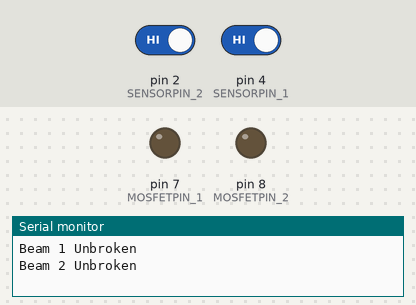
This sketch was run on a simulated Arduino Uno, built with avr-gcc and run on an emulated ATmega328P. Shown: output pins drawn as LEDs (lit = HIGH), the last lines printed to the serial monitor. Inputs (shaded band) come from the test bench; at power-on: pin 2 (SENSORPIN_2) HIGH, pin 4 (SENSORPIN_1) HIGH.

Above: at 1.2 s.
1.3 s: pin 2 (SENSORPIN_2) driven LOW
At 1.9 s:
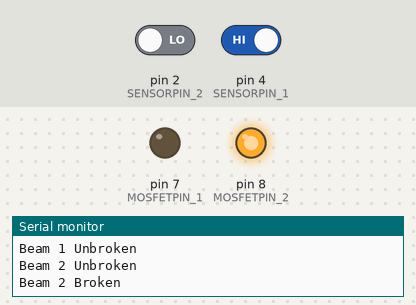
2.8 s: pin 4 (SENSORPIN_1) driven LOW
At 4.0 s:
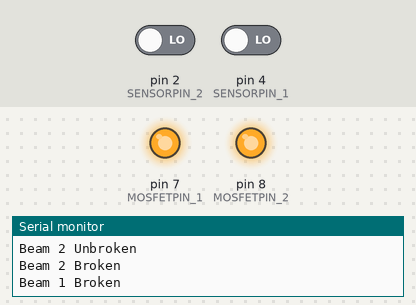
4.3 s: pin 2 (SENSORPIN_2) driven HIGH
At 5.6 s:
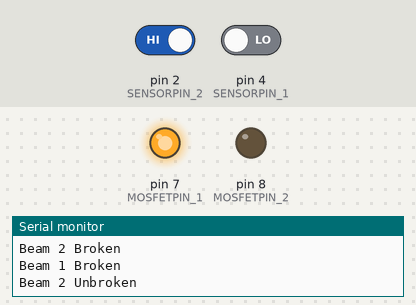
6.0 s: pin 4 (SENSORPIN_1) driven HIGH
At 6.7 s:
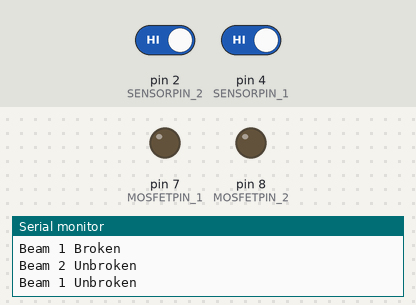
Timing chart, 0 to 8.5 s (numbered marks = the images above; inputs shaded):
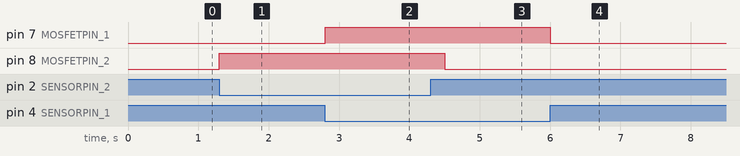

Measured:
- after the input at 1.3 s, pin 8 (MOSFETPIN_2): LOW → HIGH at once
- after the input at 2.8 s, pin 7 (MOSFETPIN_1): LOW → HIGH at once
- after the input at 4.3 s, pin 8 (MOSFETPIN_2): HIGH → LOW after 0.20 s
- after the input at 6.0 s, pin 7 (MOSFETPIN_1): HIGH → LOW at once

The sketch:

brakebeam_and_solenoid.ino
```cpp
/*
  IR Breakbeam sensors and solenoids
*/
#define SENSORPIN_1 4
#define SENSORPIN_2 2


#define MOSFETPIN_1 7
#define MOSFETPIN_2 8

// variables will change:
int sensorState_1 = 0, lastState_1=0;         // variable for reading the breakbeam 1 status
int sensorState_2 = 0, lastState_2=0;         // variable for reading the breakbeam 2 status

int post_delay = 100;
int pre_delay = 0;

void setup() {

  // initialize the MOSFET pins as outputs:
  pinMode(MOSFETPIN_1, OUTPUT);
  pinMode(MOSFETPIN_2, OUTPUT);

  // initialize the sensor pins as inputs:
  pinMode(SENSORPIN_1, INPUT);
  pinMode(SENSORPIN_2, INPUT);

  // turn on the pullup
  digitalWrite(SENSORPIN_1, HIGH);
  digitalWrite(SENSORPIN_2, HIGH);


  Serial.begin(9600);
}

void loop(){
  // read the state of the pushbutton value:
  sensorState_1 = digitalRead(SENSORPIN_1);
  sensorState_2 = digitalRead(SENSORPIN_2);

  // check if the sensor beam 1 is broken
  // if it is, the sensorState is LOW:
  if (sensorState_1 == LOW) {
    //turn MOSFET on
    delay(pre_delay);
    digitalWrite(MOSFETPIN_1, HIGH);
    delay(post_delay);
  }
  else {
    //turn MOSFET off
    digitalWrite(MOSFETPIN_1, LOW);
  }

  if (sensorState_1 && !lastState_1) {
    Serial.println("Beam 1 Unbroken");
  }
  if (!sensorState_1 && lastState_1) {
    Serial.println("Beam 1 Broken");
  }
  lastState_1 = sensorState_1;


  //repeating the same but for breakbeam 2
  if (sensorState_2 == LOW) {
    //turn MOSFET on
    delay(pre_delay);
    digitalWrite(MOSFETPIN_2, HIGH);
    delay(post_delay);
  }
  else {
    //turn MOSFET off
    digitalWrite(MOSFETPIN_2, LOW);
  }

  if (sensorState_2 && !lastState_2) {
    Serial.println("Beam 2 Unbroken");
  }
  if (!sensorState_2 && lastState_2) {
    Serial.println("Beam 2 Broken");
  }
  lastState_2 = sensorState_2;
}
```
